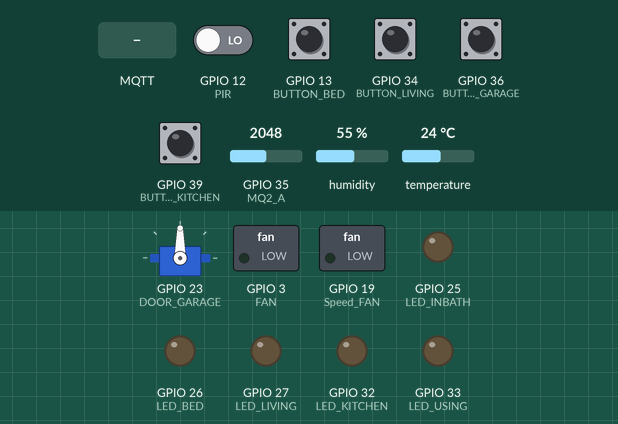
This sketch was run on a simulated ESP32. On the bench: servo, switched loads named in the sketch (green lamp = pin HIGH), output pins drawn as LEDs (lit = HIGH). The test bench sets the inputs (shaded band); at power-on: GPIO 12 (PIR), GPIO 13 (BUTTON_BED), GPIO 34 (BUTTON_LIVING), GPIO 36 (BUTTON_GARAGE), GPIO 39 (BUTTON_KITCHEN) LOW, GPIO 35 (MQ2_A) = 2048, humidity 55 %, temperature 24 °C. WiFi joins after 1.5 s; servers stay silent unless stated; no MQTT or app messages arrive unless stated; what the sketch prints to the serial monitor is not drawn.

Above: at 4.2 s.
4.3 s: GPIO 12 (PIR) driven HIGH
At 5.5 s:
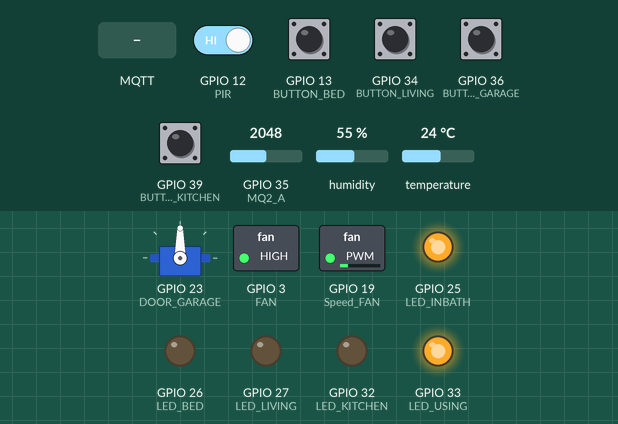
6.0 s: MQTT message "1" arrives on the first subscribed topic
At 6.5 s:
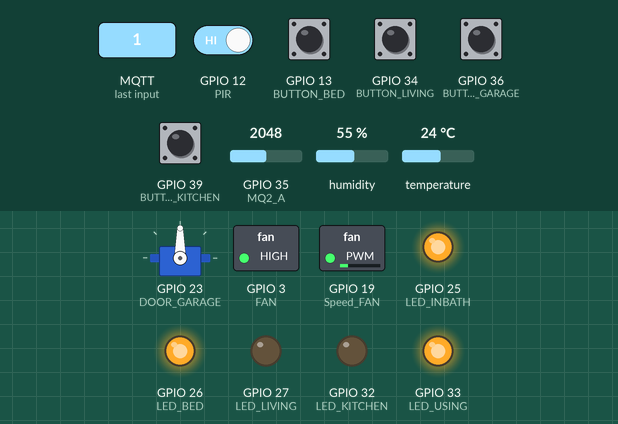
7.5 s: MQTT message "1" arrives on the second subscribed topic
At 8.7 s:
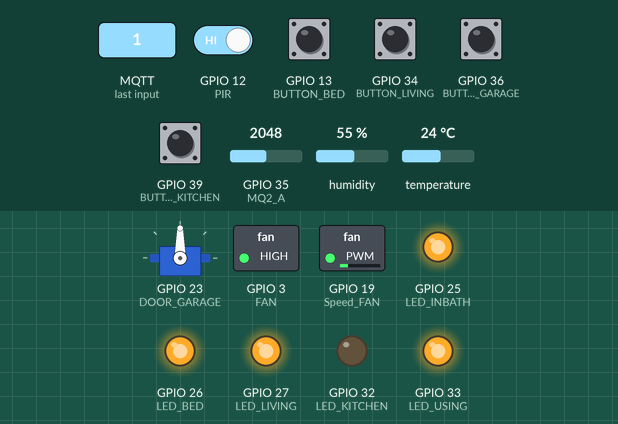
9.0 s: MQTT message "0" arrives on the first subscribed topic
At 10.0 s:
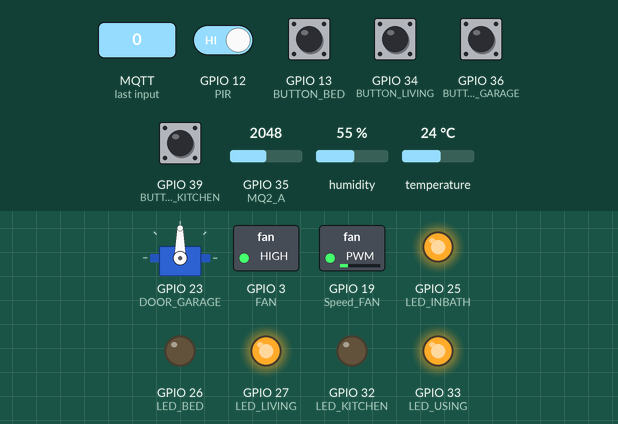
10.5 s: MQTT message "1" arrives on the third subscribed topic
At 11.2 s:
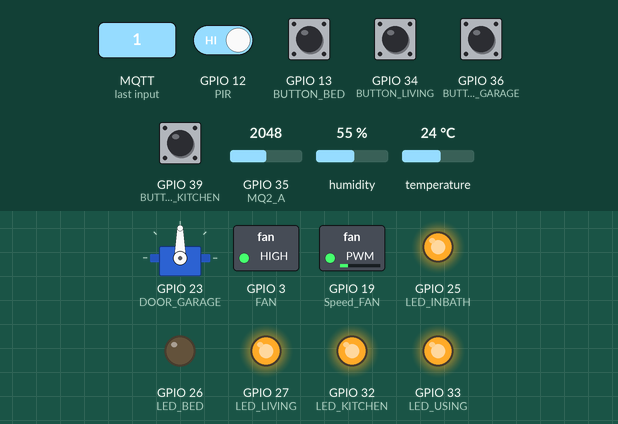
12.0 s: MQTT message "0" arrives on the second subscribed topic
At 12.3 s:
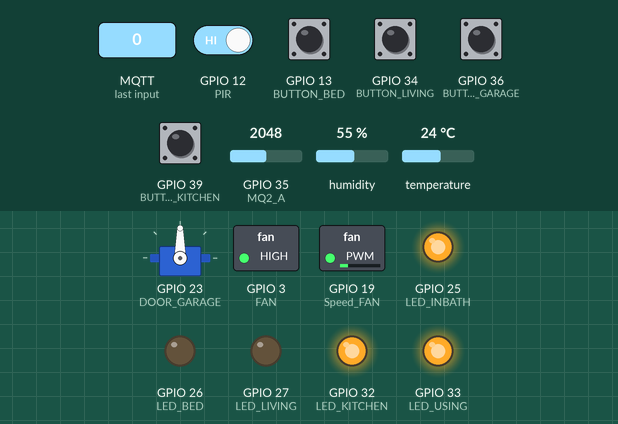
Timing chart, 0 to 14.5 s (numbered marks = the images above; inputs shaded):
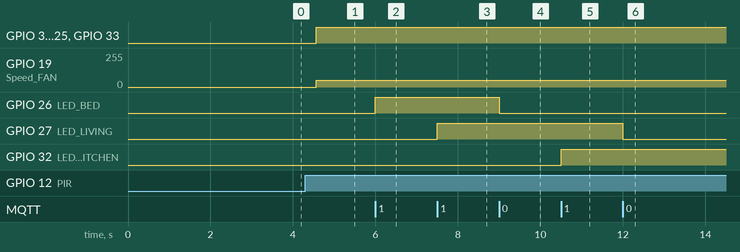

The sketch:

Indoor.ino
```cpp
#include <Arduino.h>
#include <ArduinoJson.h>
#include <WiFi.h>
#include <WiFiClient.h>
#include <PubSubClient.h>
#include <string.h>
#include <ESP32Servo.h>
#include "DHT.h"
#include <Wire.h>

#define DHTPIN 14
#define MQ2_A 35
#define LED_LIVING 27
#define LED_BED 26
#define LED_KITCHEN 32
#define BUTTON_BED 13
#define BUTTON_LIVING 34
#define BUTTON_KITCHEN 39
#define BUTTON_GARAGE 36
#define DOOR_GARAGE 23
#define PIR 12
#define LED_INBATH 25
#define LED_USING 33
#define FAN 3
#define Speed_FAN 19
#define DHTTYPE DHT11

TaskHandle_t Task1;
TaskHandle_t Task2;
TaskHandle_t Task3;

DHT dht(DHTPIN, DHTTYPE);
WiFiClient client;
PubSubClient mqtt_client(client);

Servo garageServo;

const char *ssid = "Béo ><";        // Name Wifi
const char *password = "lethuydung";
// const char *ssid = "ROSE 501";        // Name Wifi
// const char *password = "0908812815";
// const char *ssid = "Nhat";        // Name Wifi
// const char *password = "khongcopass"; // Password Wifi
const char *mqtt_server = "test.mosquitto.org";
const char *mqtt_id = "esp32";

unsigned long lastMsg = 0;
float  gas, temp, humi,  TimeNoOneInside, speed_fan;
bool statusBed, statusLiving, statusKitchen, statusDoor ;
bool isStatusDoor = false;

void setup()
{
  Serial.begin(115200);
  setup_wifi();
  speed_fan=50;

  pinMode(LED_USING, OUTPUT);
  pinMode(LED_INBATH, OUTPUT);
  pinMode(PIR, INPUT_PULLUP);
  pinMode(FAN, OUTPUT);
  pinMode(Speed_FAN, OUTPUT);

  pinMode(MQ2_A, INPUT);
  pinMode(LED_BED, OUTPUT);
  pinMode(LED_LIVING, OUTPUT);
  pinMode(LED_KITCHEN, OUTPUT);

  pinMode(BUTTON_BED, INPUT);
  pinMode(BUTTON_KITCHEN, INPUT);
  pinMode(BUTTON_LIVING, INPUT);
  pinMode(BUTTON_GARAGE, INPUT);

  garageServo.attach(DOOR_GARAGE);

  mqtt_client.setServer(mqtt_server, 1883);
  mqtt_client.setCallback(callback);

  Serial.println("Connecting to mqtt... ");
  while (!mqtt_client.connect(mqtt_id))
  {
    delay(500);
    Serial.print(".");
  }
  Serial.println("Connected to mqtt ");
  mqtt_client.subscribe("LED1");
  mqtt_client.subscribe("LED2");
  mqtt_client.subscribe("LED3");
  mqtt_client.subscribe("GARA");
  dht.begin();

  xTaskCreatePinnedToCore(
                    Task_Control_Bath,   /* Task function. */
                    "Task1",     /* name of task. */
                    10000,       /* Stack size of task */
                    NULL,        /* parameter of the task */
                    2,           /* priority of the task */
                    &Task1,      /* Task handle to keep track of created task */
                    0);          /* pin task to core 0 */
  delay(500);

  xTaskCreatePinnedToCore(
                    Task_Display_Temp_Humi_Gas,   /* Task function. */
                    "Task2",     /* name of task. */
                    10000,       /* Stack size of task */
                    NULL,        /* parameter of the task */
                    4,           /* priority of the task */
                    &Task2,      /* Task handle to keep track of created task */
                    0);          /* pin task to core 1 */
    delay(500);

  xTaskCreatePinnedToCore(
                    Task_Control_Button_LED,   /* Task function. */
                    "Task3",     /* name of task. */
                    10000,       /* Stack size of task */
                    NULL,        /* parameter of the task */
                    1,           /* priority of the task */
                    &Task3,      /* Task handle to keep track of created task */
                    1);          /* pin task to core 0 */
  delay(500);
}
void setup_wifi()
{
    delay(10);
    Serial.println();
    Serial.print("Connecting to ");
    Serial.println(ssid);
    WiFi.begin(ssid, password);
    WiFi.reconnect();
    while (WiFi.status() != WL_CONNECTED)
    {
        delay(500);
        Serial.print(".");
    }
    Serial.println("");
    Serial.println("WiFi connected");
    Serial.println("IP address: ");
    Serial.println(WiFi.localIP());
}
void callback(char *topic, byte *payload, unsigned int length)
{
  Serial.print("\n");
  Serial.print("Recived from: ");
  Serial.println(topic);
  Serial.print("Message: ");
  String messageTemp ;
  for (size_t i = 0; i < length; i++)
  {
    messageTemp += (char)payload[i];
  }

  if(String(topic))
  {
    if (String(topic) == "LED1")
    {
      if (messageTemp == "1")
      {
        Serial.println("on");
        digitalWrite(LED_BED, HIGH);
      }
      else if (messageTemp == "0")
      {
        Serial.println("off");
        digitalWrite(LED_BED, LOW);
      }
    }
    if (String(topic) == "LED2")
    {
      if (messageTemp == "1")
      {
        Serial.println("on");
        digitalWrite(LED_LIVING, HIGH);
      }
      else if (messageTemp == "0")
      {
        Serial.println("off");
        digitalWrite(LED_LIVING, LOW);
      }
    }
    if (String(topic) == "GARA")
    {
      if (messageTemp == "1")
      {
        Serial.println("on");
        OpenDoor();
      }
      else if (messageTemp == "0")
      {
        Serial.println("off");
        CloseDoor();
      }
    }
    else if (String(topic) == "LED3")
    {
      if (messageTemp == "1")
      {
        Serial.println("on");
        digitalWrite(LED_KITCHEN, HIGH);
      }
      else if (messageTemp == "0")
      {
        Serial.println("off");
        digitalWrite(LED_KITCHEN, LOW);
      }
    }
  }
}
void OpenDoor()
{
  isStatusDoor=true;
  for(int posDegrees = 0; posDegrees <= 183; posDegrees++)
  {
    garageServo.write(posDegrees);
    delay(5);
  }
}
void CloseDoor()
{
  isStatusDoor=false;
  for(int posDegrees = 183; posDegrees >= 0; posDegrees--) {
    garageServo.write(posDegrees);
    delay(5);
  }
}
void sendMQTTvalues(float temp, float hum, float gas)
{
  StaticJsonDocument<256> doc;

  doc["temperature"] = temp;
  doc["humidity"] = hum;
  doc["gas"] = gas;

  char buff[256];
  serializeJson(doc, buff);
  mqtt_client.publish("ESPValues",buff);
}
void Task_Control_Bath( void * pvParameters )
{
  for(;;)
  {
      if (digitalRead(PIR)==1)
    {
      digitalWrite(LED_INBATH, HIGH);
      digitalWrite(LED_USING, HIGH);
      digitalWrite(FAN, HIGH);
      analogWrite(Speed_FAN, speed_fan);
      TimeNoOneInside =0;
      delay(400);
      for(int timedelay = 0 ; timedelay < 20 ;timedelay++)
      {
        if (digitalRead(PIR)==1)
        {
          timedelay=0;
        }
        Serial.print("\t");
        Serial.print("timedelay= "+(String)timedelay);
        delay(1000);
      }
    }
    else
    {
      digitalWrite(LED_INBATH, LOW);
      TimeNoOneInside += 1;
      Serial.println(TimeNoOneInside);
      delay(1000);
      if (TimeNoOneInside == 7)
      {
        digitalWrite(LED_USING, LOW);
        digitalWrite(FAN, LOW);
      }
    }
  }
}
void Task_Display_Temp_Humi_Gas( void * pvParameters )
{
  mqtt_client.loop();
  for(;;)
  {
    // const TickType_t xDelay = 500 / portTICK_PERIOD_MS;
    temp = dht.readTemperature();
    humi = dht.readHumidity();
    gas = analogRead(MQ2_A);

    Serial.print("\n");
    Serial.print("Humidity: " + String(humi) + "%");
    Serial.print("\t");
    Serial.print("Temperature:" + String(temp) + " C");
    Serial.print("\t");
    Serial.print("Gas:" + String(gas) + "ppm");

    sendMQTTvalues(temp, humi, gas);
    delay(3000);
    // vTaskDelay( xDelay );
  }
}
void Task_Control_Button_LED( void * pvParameters )
{
  for(;;)
  {
    mqtt_client.loop();
    if (digitalRead(BUTTON_BED)==1)
    {
      statusBed= !statusBed;
      String t =  (String)statusBed;
      mqtt_client.publish("Button1", t.c_str());
      delay(400);
    }
    if (digitalRead(BUTTON_LIVING)==1)
    {
      statusLiving= !statusLiving;
      String t =  (String)statusLiving;
      mqtt_client.publish("Button2", t.c_str());
      delay(400);
    }
    if (digitalRead(BUTTON_KITCHEN)==1)
    {
      statusKitchen= !statusKitchen;
      String t =  (String)statusKitchen;
      mqtt_client.publish("Button3", t.c_str());
      delay(400);
    }
    if (digitalRead(BUTTON_GARAGE)==1)
    {
      isStatusDoor= !isStatusDoor;
      String t =  (String)isStatusDoor;
      mqtt_client.publish("Garage", t.c_str());
      delay(400);
    }
  }
}
void loop()
{

}

   
```

Measured:
- after the input at 4.3 s, GPIO 3 (FAN), GPIO 25 (LED_INBATH), GPIO 33 (LED_USING): LOW → HIGH after 0.27 s; GPIO 19 (Speed_FAN): 0/255 → 50/255 after 0.27 s
- after the input at 6.0 s, GPIO 26 (LED_BED): LOW → HIGH at once
- after the input at 7.5 s, GPIO 27 (LED_LIVING): LOW → HIGH at once
- after the input at 9.0 s, GPIO 26 (LED_BED): HIGH → LOW at once
- after the input at 10.5 s, GPIO 32 (LED_KITCHEN): LOW → HIGH at once
- after the input at 12.0 s, GPIO 27 (LED_LIVING): HIGH → LOW at once
